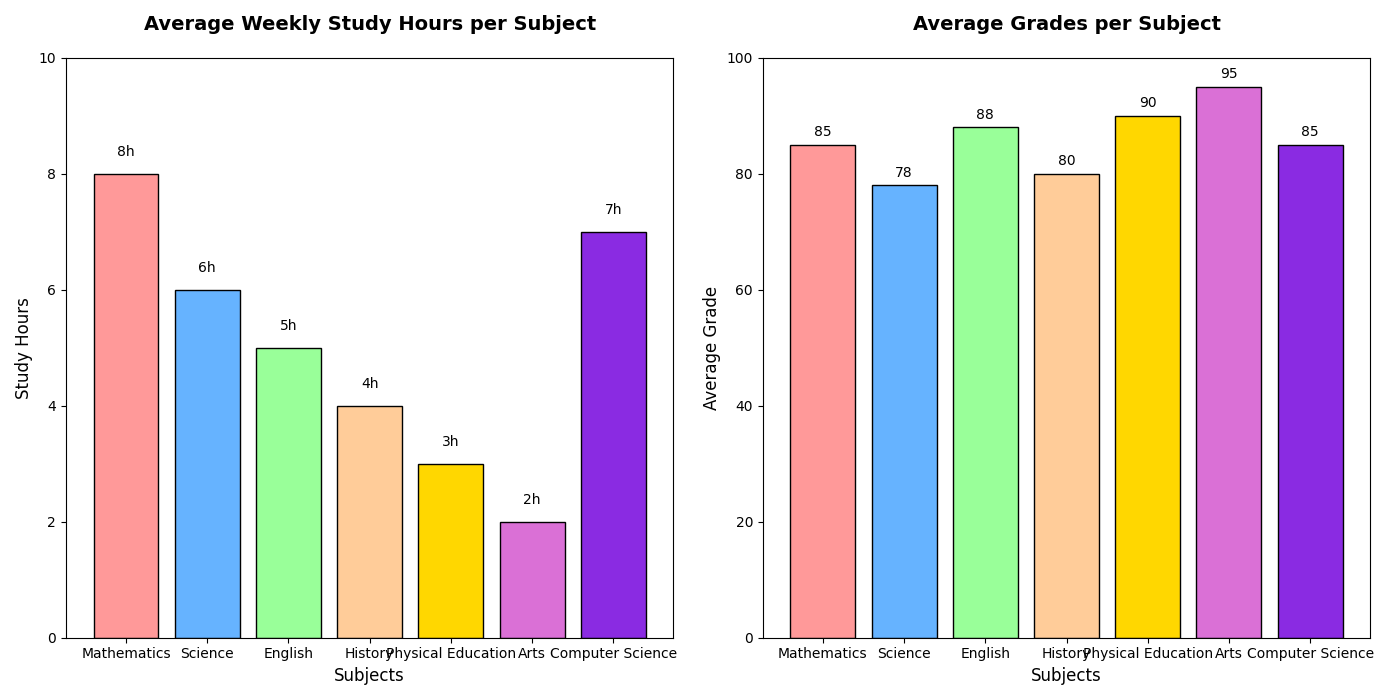

Reproduce this figure in Python.
import matplotlib.pyplot as plt
import numpy as np

# Backstory: Analysis of Average Weekly Study Time per Subject for High School Students
# In a recent survey conducted among high school students, data was collected regarding the average number of hours spent studying various subjects each week. The school wants to visualize this data to identify which subjects receive the most study attention and to consider if the scheduling needs any adjustment.

# Define the data
subjects = ['Mathematics', 'Science', 'English', 'History', 'Physical Education', 'Arts', 'Computer Science']
study_hours = [8, 6, 5, 4, 3, 2, 7]

# Extra data (average grades in each subject)
average_grades = [85, 78, 88, 80, 90, 95, 85]  # Grades out of 100

# Colors for each bar
colors = ['#FF9999', '#66B3FF', '#99FF99', '#FFCC99', '#FFD700', '#DA70D6', '#8A2BE2']

# Create a figure with two subplots
fig, (ax1, ax2) = plt.subplots(1, 2, figsize=(14, 7))

# First subplot: Bar chart for study hours
ax1.bar(subjects, study_hours, color=colors, edgecolor='black')
ax1.set_title("Average Weekly Study Hours per Subject", fontsize=14, fontweight='bold', pad=20)
ax1.set_xlabel("Subjects", fontsize=12)
ax1.set_ylabel("Study Hours", fontsize=12)
ax1.set_ylim(0, max(study_hours) + 2)

# Display study hours values on top of the bars
for idx, value in enumerate(study_hours):
    ax1.text(idx, value + 0.3, f'{value}h', ha='center', fontsize=10, color='black')

# Second subplot: Bar chart for average grades
ax2.bar(subjects, average_grades, color=colors, edgecolor='black')
ax2.set_title("Average Grades per Subject", fontsize=14, fontweight='bold', pad=20)
ax2.set_xlabel("Subjects", fontsize=12)
ax2.set_ylabel("Average Grade", fontsize=12)
ax2.set_ylim(0, 100)

# Display average grade values on top of the bars
for idx, value in enumerate(average_grades):
    ax2.text(idx, value + 1.5, f'{value}', ha='center', fontsize=10, color='black')

# Adjust layout
plt.tight_layout()

# Display the plot
plt.show()
